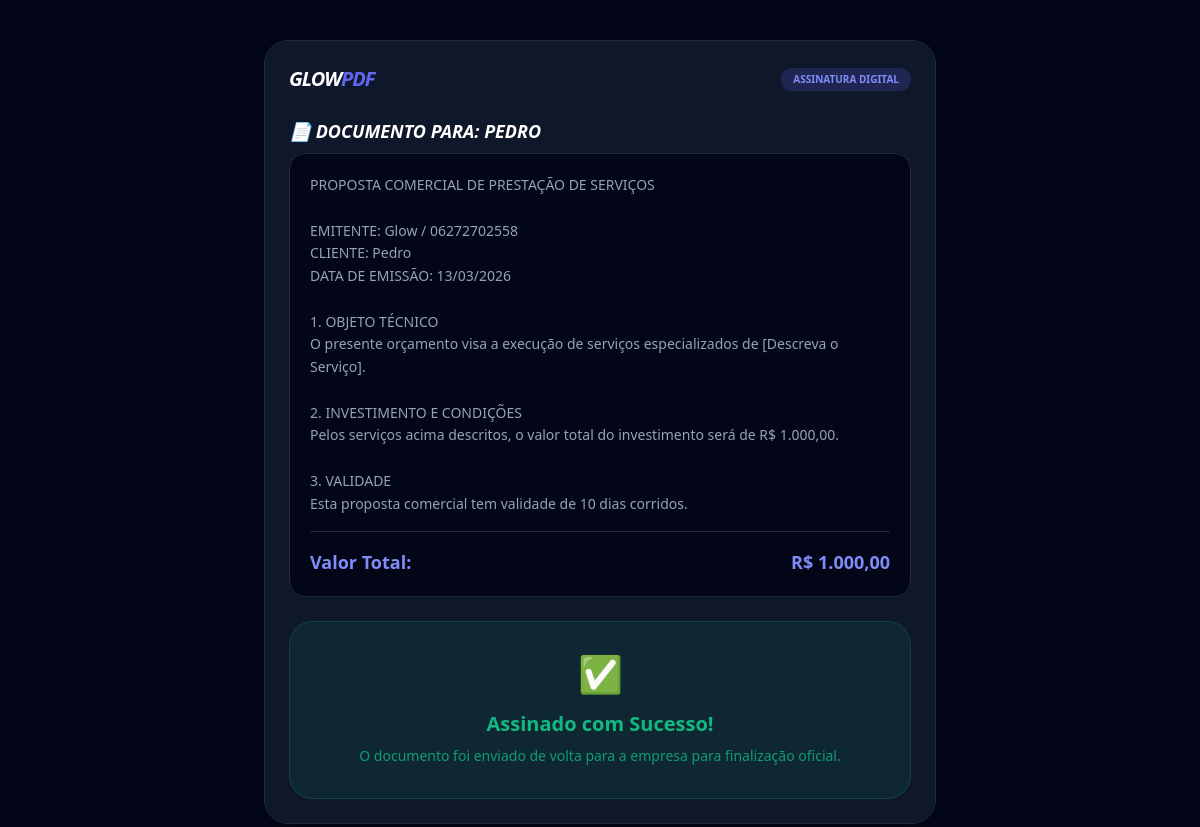
/assinar.php?id=5e8c01d4f53a390872ca7ee95258d655, run on the app's committed database.
### tables this page shows
CREATE TABLE documentos (
    id INTEGER PRIMARY KEY AUTOINCREMENT,
    token VARCHAR(100) DEFAULT NULL,
    usuario_id INTEGER DEFAULT NULL,
    tipo VARCHAR(100) DEFAULT NULL,
    empresa VARCHAR(255) DEFAULT NULL,
    cliente VARCHAR(255) DEFAULT NULL,
    valor VARCHAR(50) DEFAULT NULL,
    descricao TEXT DEFAULT NULL,
    logo_empresa LONGTEXT DEFAULT NULL,
    assinatura_cliente LONGTEXT DEFAULT NULL,
    assinatura_empresa LONGTEXT DEFAULT NULL,
    status TEXT DEFAULT "pendente" CHECK(status IN ("pendente","assinado_cliente","assinado")),
    criado_em DATETIME DEFAULT CURRENT_TIMESTAMP
);

### assinar.php (the view, shortened to what this page needs)
<?php
try {
    $pdo = new PDO("sqlite:glow.db");
    $pdo->setAttribute(PDO::ATTR_ERRMODE, PDO::ERRMODE_EXCEPTION);
} catch (Exception $e) {
    die("Erro ao conectar no banco: " . $e->getMessage());
}
$token = $_GET['id'] ?? '';
$stmt = $pdo->prepare("SELECT * FROM documentos WHERE token = ?");
$stmt->execute([$token]);
$doc = $stmt->fetch(PDO::FETCH_ASSOC);
?>
<!DOCTYPE html>
<html lang="pt-br">
<head>
<script src="https://cdn.tailwindcss.com"></script>
</head>
<body class="bg-glow text-slate-300 p-4 font-sans min-h-screen">
<div class="max-w-2xl mx-auto mt-6 p-6 bg-[#0f172a] rounded-3xl border border-slate-800 shadow-2xl">
<div class="flex justify-between items-center mb-6">
<h1 class="text-xl font-black text-white italic tracking-tighter">
GLOW<span class="text-indigo-500">PDF</span>
</h1>
<span class="text-[10px] bg-indigo-500/20 text-indigo-400 px-3 py-1 rounded-full font-bold uppercase">
Assinatura Digital
</span>
</div>
<h2 class="text-lg font-bold text-white mb-2 uppercase italic">
📄 Documento para: <?= htmlspecialchars($doc['cliente']) ?>
</h2>
<div class="bg-slate-950 p-5 rounded-2xl text-sm mb-6 border border-slate-800 leading-relaxed text-slate-400">
<?= nl2br(htmlspecialchars($doc['descricao'])) ?>
<div class="mt-4 pt-4 border-t border-slate-800 font-bold text-indigo-400 text-lg flex justify-between items-center">
<span>Valor Total:</span>
<span>R$ <?= htmlspecialchars($doc['valor']) ?></span>
</div>
</div>
<?php if ($doc['status'] == 'pendente' && !isset($_GET['sucesso'])): ?>
<form method="POST" id="formAssinatura">
<label class="block text-center font-bold text-[10px] mb-3 text-indigo-400 uppercase tracking-widest">
Use o dedo ou mouse para assinar abaixo ✍️
</label>
<div class="relative rounded-2xl overflow-hidden mb-4 border-2 border-indigo-500/20 shadow-inner bg-white" style="height:220px;">
<canvas id="pad" class="w-full h-full"></canvas>
</div>
<input type="hidden" name="assinatura_data" id="assinatura_data">
<div class="flex gap-3">
<button type="button"
onclick="limpar()"
class="w-1/4 bg-slate-800 text-slate-400 py-4 rounded-2xl font-bold text-xs uppercase hover:bg-slate-700 transition">
Limpar
</button>
<button type="submit"
name="assinar"
onclick="salvar()"
class="w-3/4 bg-indigo-600 py-4 rounded-2xl font-black text-white uppercase tracking-widest hover:bg-indigo-500 shadow-lg shadow-indigo-900/40 transition">
CONFIRMAR ASSINATURA 🚀
</button>
</div>
</form>
<?php else: ?>
<div class="bg-emerald-500/10 border border-emerald-500/20 p-8 rounded-3xl text-emerald-500 text-center">
<div class="text-4xl mb-4">✅</div>
<h3 class="font-bold text-xl mb-2">
Assinado com Sucesso!
</h3>
<p class="text-sm opacity-80">
O documento foi enviado de volta para a empresa para finalização oficial.
</p>
</div>
<?php endif; ?>
</div>
</body>
</html>

### assinar.php (style rules this page uses)
.bg-glow { background: #020617; }

### data on the page
documentos: cliente "PEDRO", descricao "PROPOSTA COMERCIAL DE PRESTAÇÃO DE SERVIÇOS EMITENTE: Glow / 06272702558 CLIENTE: Pedro DATA DE EMISSÃO: 13/03/2026 1. OBJETO TÉCNICO O presente orçamento visa a execução de serviços especializados de [Descreva o Serviço]. 2. INVESTIMENTO E CONDIÇÕES Pelos serviços acima descritos, o valor total do investimento será de R$ 1.000,00. 3. VALIDADE Esta proposta comercial tem validade de 10 dias corridos.", valor "1.000,00"
